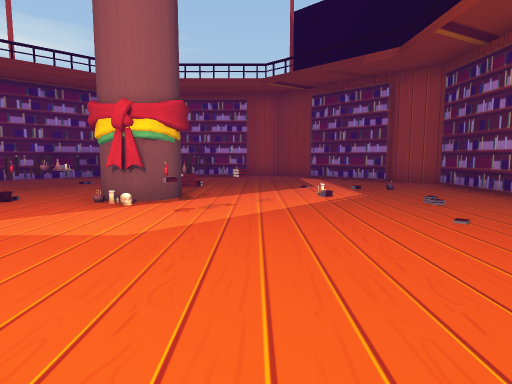
[1] (above)

12 first-person views from a walk through a scene from a Unity 3-D project. The camera is 1.4 m above the floor, tilts 6° down and sees 75° across. The floor is counted in squares, 2 m on a side. Each view is taken from the middle of a square. On the plan, view 1 faces up. The plan holds only what a view shows up to about 10 squares ahead; the rest is blank. The place goes on beyond the plan. Some surface patterns are stand-ins.

[2]
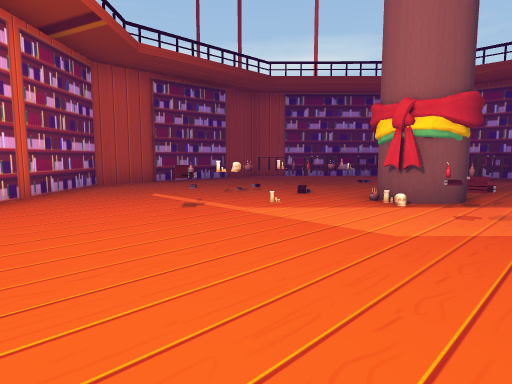

[3]
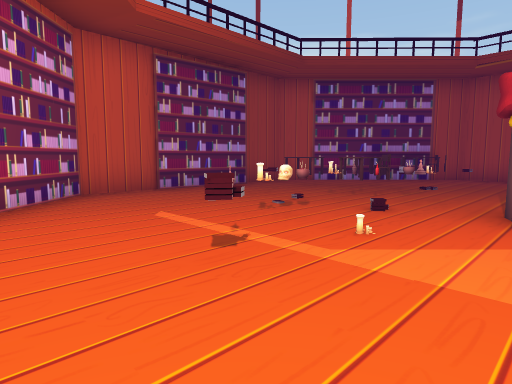

[4]
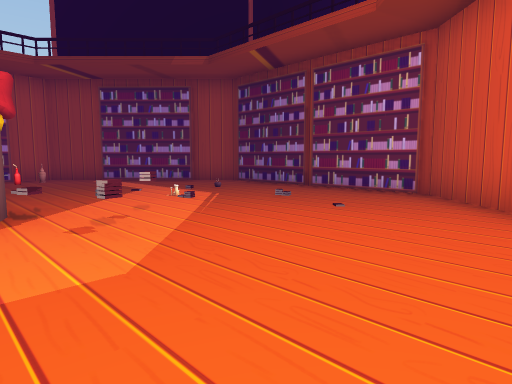

[5]
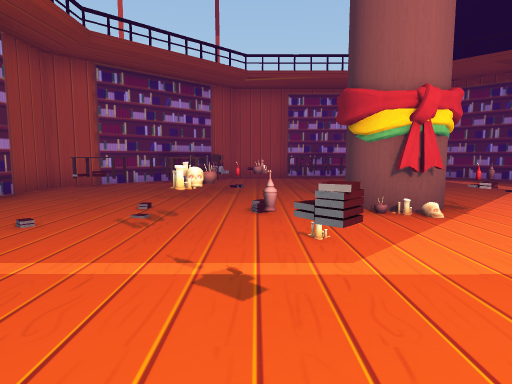

[6]
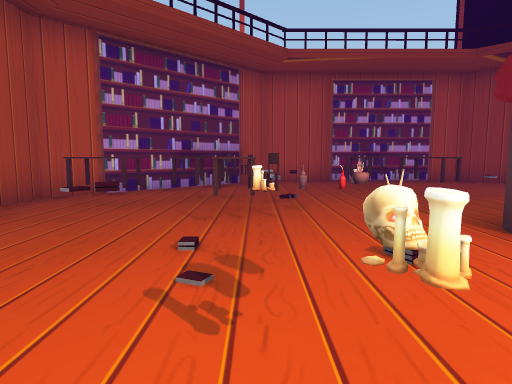

[7]
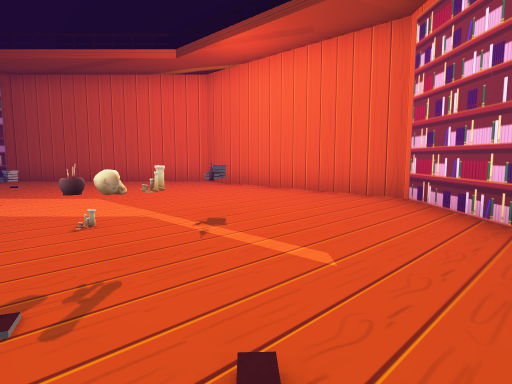

[8]
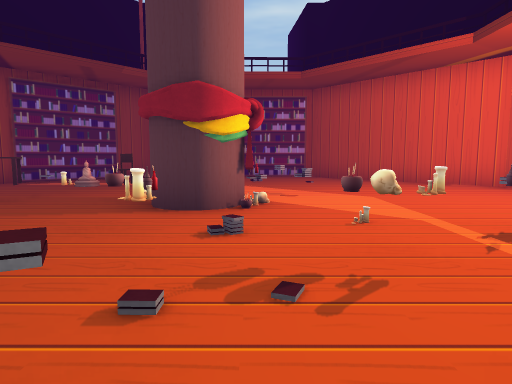

[9]
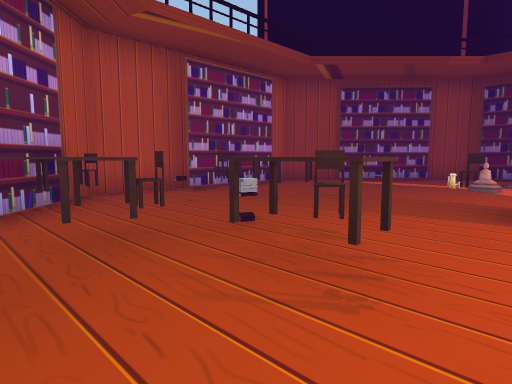

[10]
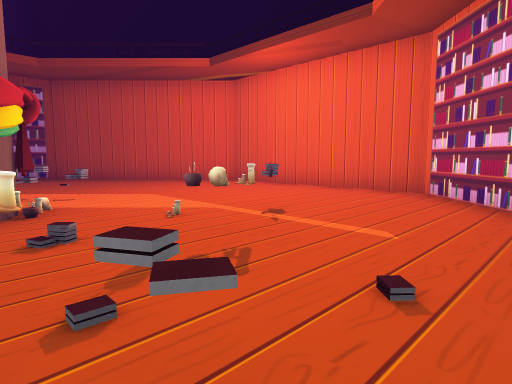

[11]
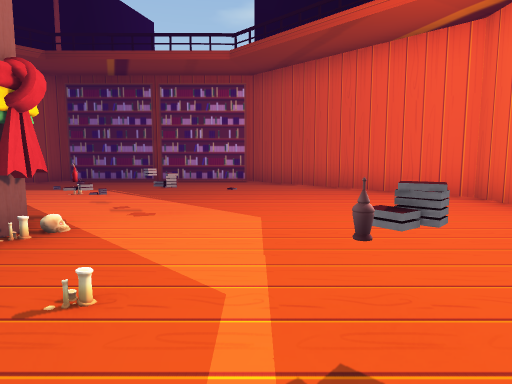

[12]
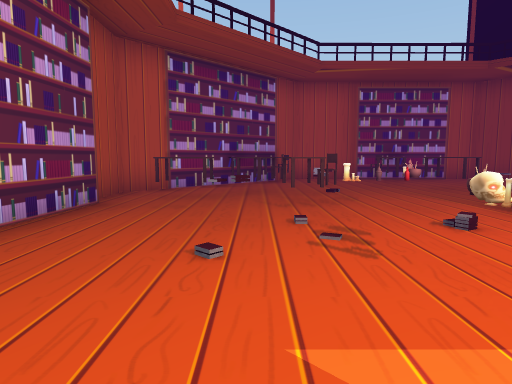

### Floor plan
Key: @ floor where view 1 was taken; # wall or solid block; . floor; = window, fence, low wall or low ledge; ^ raised ledge; P pot; C candle; S skull; O other object.
Columns run from 9 left of view 1 to 5 right of it. Each row starts with its distance up from view 1.
 13      ## ####
 12    ####^#..#
 11   ###==^...##
 10 ###...^.....###
  9 #..^#..^#.....#
  8 #.^#=.........#
  7 #...^OO#......#
  6 #..=COO#O.....#
  5 #....P.#O.....#
  4 #..SCP..=.....#
  3 #....O........#
  2 ##...........##
  1  ##.........##
  0   ##.....@.##
 -1    #########

Where each view was taken, in squares from view 1:
view 1: 0 up, 0 right, facing up
view 2: 0 up, 0 right, facing up-left
view 3: 1 up, 2 left, facing up-left
view 4: 1 up, 2 left, facing up-right
view 5: 1 up, 4 left, facing up
view 6: 3 up, 5 left, facing up
view 7: 5 up, 7 left, facing down-right
view 8: 5 up, 7 left, facing right
view 9: 6 up, 7 left, facing up-right
view 10: 6 up, 7 left, facing down-right
view 11: 3 up, 5 left, facing right
view 12: 2 up, 6 left, facing up
